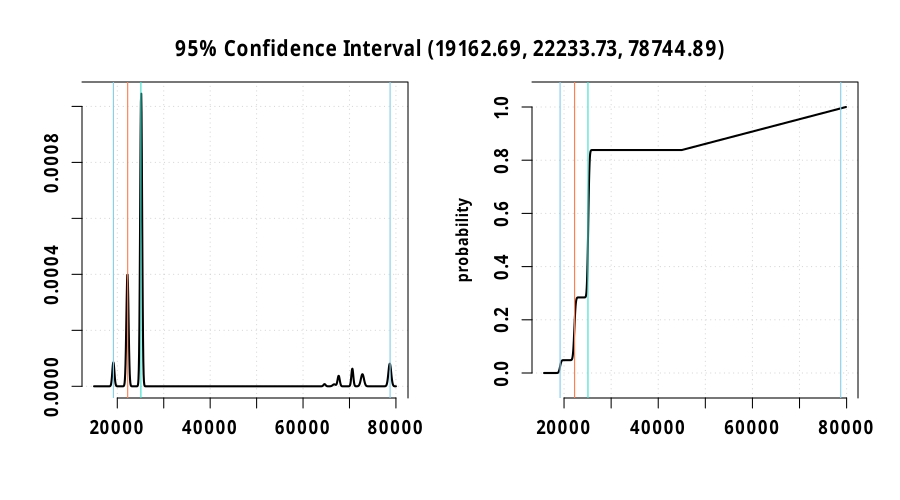

Write R code to recreate this figure.
rm(list = ls(all.names = TRUE)) #will clear all objects includes hidden objects.
# load libraries
options("StartupBanner" = "off")
options(expressions = 500000) #increase the limit on the number of nested expressions that will be evaluated
library("distr")
library("distrEx")
library("rlang") # required for environment functions
library(llvm)
distroptions("WarningArith" = FALSE)
set.seed(100)

# max loop number(less than or equal to)
max_loop <- 100000
restore.energy <- distr::Norm(11024.3, 30) # nj
restore.timing <- distr::Norm(8409.47, 0.01) # us


block.entry <- env(
  name = "entry",
  preds = list(),
  succs = list("checkpoint.1"),
  energy = "E(classify, entry)",
  timing = "T(classify, entry)",
  insts = list(
    list("sym$\"data.addr\" <- alloca(\"i16\")", "nop", "E(alloca)", "T(alloca)"),
    list("sym$\"result\" <- alloca(\"i16\")", "nop", "E(alloca)", "T(alloca)"),
    list("store(sym$\"data\", sym$\"data.addr\")", "nop", "E(store)", "T(store)"),
    list("store(-1, sym$\"result\")", "nop", "E(store)", "T(store)"),
    list("br(checkpoint.1)", "nop", "E(br)", "T(br)")))

block.checkpoint.1 <- env(
  name = "checkpoint.1",
  preds = list("entry"),
  succs = list("if.then", "if.else"),
  energy = "E(classify, checkpoint.1)",
  timing = "T(classify, checkpoint.1)",
  insts = list(
    list("checkpoint()", "nop", "E(call) + distr::Norm(14560, 20)", "T(call) + distr::Norm(8517.05, 0.01)"),
    list("sym$\"0\" <- load(sym$\"data.addr\")", "nop", "E(load)", "T(load)"),
    list("sym$\"cmp\" <- icmp(slt, sym$\"0\", 21)", "nop", "E(icmp)", "T(icmp)"),
    list("br(if.then, if.else, sym$\"cmp\")", "{if (is(sym$\"0\", \"Distribution\")) sym$\"0\" <- add(sym$\"cmp\", 21)};store(sym$\"0\", sym$\"data.addr\"); ", "E(br)", "T(br)")))

block.if.then <- env(
  name = "if.then",
  preds = list("checkpoint.1"),
  succs = list("if.end4"),
  energy = "E(classify, if.then)",
  timing = "T(classify, if.then)",
  insts = list(
    list("if(checkpoint.1) {sym$\"cmp\" <- sym$\"cmp.true\"; {if (is(sym$\"0\", \"Distribution\")) sym$\"0\" <- add(sym$\"cmp\", 21)};store(sym$\"0\", sym$\"data.addr\"); };", "nop", "0", "0"),
    list("sym$\"1\" <- load(sym$\"data.addr\")", "nop", "E(load)", "T(load)"),
    list("store(1, sym$\"result\")", "nop", "E(store)", "T(store)"),
    list("br(if.end4)", "nop", "E(br)", "T(br)")))

block.if.else <- env(
  name = "if.else",
  preds = list("checkpoint.1"),
  succs = list("if.then2", "if.else3"),
  energy = "E(classify, if.else)",
  timing = "T(classify, if.else)",
  insts = list(
    list("if(checkpoint.1) {sym$\"cmp\" <- sym$\"cmp.false\"; {if (is(sym$\"0\", \"Distribution\")) sym$\"0\" <- add(sym$\"cmp\", 21)};store(sym$\"0\", sym$\"data.addr\"); };", "nop", "0", "0"),
    list("sym$\"2\" <- load(sym$\"data.addr\")", "nop", "E(load)", "T(load)"),
    list("sym$\"cmp1\" <- icmp(sgt, sym$\"2\", 27)", "nop", "E(icmp)", "T(icmp)"),
    list("br(if.then2, if.else3, sym$\"cmp1\")", "{if (is(sym$\"2\", \"Distribution\")) sym$\"2\" <- add(sym$\"cmp1\", 27)};store(sym$\"2\", sym$\"data.addr\"); ", "E(br)", "T(br)")))

block.if.then2 <- env(
  name = "if.then2",
  preds = list("if.else"),
  succs = list("if.end"),
  energy = "E(classify, if.then2)",
  timing = "T(classify, if.then2)",
  insts = list(
    list("if(if.else) {sym$\"cmp1\" <- sym$\"cmp1.true\"; {if (is(sym$\"2\", \"Distribution\")) sym$\"2\" <- add(sym$\"cmp1\", 27)};store(sym$\"2\", sym$\"data.addr\"); };", "nop", "0", "0"),
    list("store(0, sym$\"result\")", "nop", "E(store)", "T(store)"),
    list("br(if.end)", "nop", "E(br)", "T(br)")))

block.if.else3 <- env(
  name = "if.else3",
  preds = list("if.else"),
  succs = list("if.end"),
  energy = "E(classify, if.else3)",
  timing = "T(classify, if.else3)",
  insts = list(
    list("if(if.else) {sym$\"cmp1\" <- sym$\"cmp1.false\"; {if (is(sym$\"2\", \"Distribution\")) sym$\"2\" <- add(sym$\"cmp1\", 27)};store(sym$\"2\", sym$\"data.addr\"); };", "nop", "0", "0"),
    list("br(if.end)", "nop", "E(br)", "T(br)")))

block.if.end <- env(
  name = "if.end",
  preds = list("if.else3", "if.then2"),
  succs = list("if.end4"),
  energy = "E(classify, if.end)",
  timing = "T(classify, if.end)",
  insts = list(
    list("br(if.end4)", "nop", "E(br)", "T(br)")))

block.if.end4 <- env(
  name = "if.end4",
  preds = list("if.end", "if.then"),
  succs = list(),
  energy = "E(classify, if.end4)",
  timing = "T(classify, if.end4)",
  insts = list(
    list("checkpoint()", "nop", "E(call) + distr::Norm(14560, 20)", "T(call) + distr::Norm(8517.05, 0.01)"),
    list("sym$\"3\" <- load(sym$\"result\")", "nop", "E(load)", "T(load)"),
    list("path.return <<- c(path.return, ret(sym$\"3\")); if.end4 <- TRUE; if.end <- FALSE; if.then <- FALSE", "nop", "E(ret)", "T(ret)")))

preds <- list(list(), list(block.entry), list(block.checkpoint.1), list(block.checkpoint.1), list(block.if.else), list(block.if.else), list(block.if.else3, block.if.then2), list(block.if.end, block.if.then))
names(preds) <- c(block.entry$name, block.checkpoint.1$name, block.if.then$name, block.if.else$name, block.if.then2$name, block.if.else3$name, block.if.end$name, block.if.end4$name)

succs <- list(list(block.checkpoint.1), list(block.if.then, block.if.else), list(block.if.end4), list(block.if.then2, block.if.else3), list(block.if.end), list(block.if.end), list(block.if.end4), list())
names(succs) <- c(block.entry$name, block.checkpoint.1$name, block.if.then$name, block.if.else$name, block.if.then2$name, block.if.else3$name, block.if.end$name, block.if.end4$name)

edge_global <- as.list(rep(0, 9))
edge_local <- as.list(rep(0, 9))
edge_visited <- as.list(rep(0, 9))
names(edge_global) <- c("entry#checkpoint.1", "checkpoint.1#if.then", "checkpoint.1#if.else", "if.then#if.end4", "if.else#if.then2", "if.else#if.else3", "if.then2#if.end", "if.else3#if.end", "if.end#if.end4")
names(edge_local) <- c("entry#checkpoint.1", "checkpoint.1#if.then", "checkpoint.1#if.else", "if.then#if.end4", "if.else#if.then2", "if.else#if.else3", "if.then2#if.end", "if.else3#if.end", "if.end#if.end4")
names(edge_visited) <- c("entry#checkpoint.1", "checkpoint.1#if.then", "checkpoint.1#if.else", "if.then#if.end4", "if.else#if.then2", "if.else#if.else3", "if.then2#if.end", "if.else3#if.end", "if.end#if.end4")

freq <- as.list(rep("0", 8))
names(freq) <- c(block.entry$name, block.checkpoint.1$name, block.if.then$name, block.if.else$name, block.if.then2$name, block.if.else3$name, block.if.end$name, block.if.end4$name)

visited <- as.list(rep(0, 8))
names(visited) <- c(block.entry$name, block.checkpoint.1$name, block.if.then$name, block.if.else$name, block.if.then2$name, block.if.else3$name, block.if.end$name, block.if.end4$name)

color <- as.list(rep("white", 8))
names(color) <- c(block.entry$name, block.checkpoint.1$name, block.if.then$name, block.if.else$name, block.if.then2$name, block.if.else3$name, block.if.end$name, block.if.end4$name)

total_visit <- as.list(rep(0, 8))
names(total_visit) <- c(block.entry$name, block.checkpoint.1$name, block.if.then$name, block.if.else$name, block.if.then2$name, block.if.else3$name, block.if.end$name, block.if.end4$name)

.function <- list(
  name = "classify",
  formals = list("sym$\"data\" <- Mixing(Binom(40, 0.4), 15 + Binom(30, 0.6), mixCoeff = c(0.7, 0.3))"),
  initials = list("entry <- FALSE; checkpoint.1 <- FALSE; if.then <- FALSE; if.else <- FALSE; if.then2 <- FALSE; if.else3 <- FALSE; if.end <- FALSE; if.end4 <- FALSE"),
  globals = list(),
  types = list(),
  blocks = list(block.entry, block.checkpoint.1, block.if.then, block.if.else, block.if.then2, block.if.else3, block.if.end, block.if.end4))

# Capacitor Thresholds
min_cap <- 520200 * 2 #nj
max_cap <- 781250 * 2 #nj

# 2 mF capacitance 40 cm distance profile
harvesting_time <- 20000 # us

# Create output file
profile <- paste0(".output/", .function$name, ".profile")
file.create(profile, showWarnings = FALSE, recursive = TRUE)

clone <- function(env) {
  newenv <- rlang::env_clone(env)
  newenv$stack <- rlang::env_clone(env$stack)
  newenv$heap <- rlang::env_clone(env$heap)
  newenv$global <- rlang::env_clone(env$global)
  newenv$nv <- rlang::env_clone(env$nv)
  newenv$sym <- rlang::env_clone(env$sym)
  newenv$typ <- rlang::env_clone(env$typ)
  newenv$memptrs <- rlang::env_clone(env$memptrs)
  return(newenv)
}

library("dequer") # required for an efficient implementation of stack

DFS <- function(prev, v, path, prob, visited, edge_visited, env, t, e, p) {
  nodes <- stack()
  dequer::push(nodes, list(prev, v, path, prob, visited, edge_visited, env, t, e, p))
  while (length(nodes)) {
    node <- dequer::pop(nodes)
    prev <- node[[1]]; v <- node[[2]]; path <- node[[3]]; prob <- node[[4]];
    visited <- node[[5]]; edge_visited <- node[[6]]; env <- node[[7]]; t <- node[[8]]; p <- node[[10]]
    #  mark v visited
    visited[[v$name]] <- visited[[v$name]] + 1
    color[v$name] <<- "gray"
    # add blockname to the path
    path <- paste0(path, "%", v$name)
    # initialize current block
    .block <<- v
    cat(v$name, "\n")
    # eval path probability
    if (length(prev)) {
      expr <- paste0(prev$name, "_", v$name)
      value <- eval(parse(text = expr), envir = env)
      out <- paste0(prev$name, "#", v$name)
      edge_visited[[out]] <- edge_visited[[out]] + 1
      # print(paste0(out, " = ", value))
      prob <- paste0(prob, "*", value)
      p <- p * value
    }
    # add block timing to total timing
    t <- t + eval(parse(text = v$timing), envir = env)
    e <- e + eval(parse(text = v$energy), envir = env)
    # execute block's instructions
    for (inst in v$insts) {
      if (substr(inst[1], 1, 6) == "memcpy") {
        e <- e + eval(parse(text = inst[3]), envir = env)
        t <- t + eval(parse(text = inst[4]), envir = env)
      }
      eval(parse(text = inst[1]), envir = env)
    }
    # for each successor v' of v { fs
    for (i in seq_along(succs[[v$name]])) {
      # if v' not yet visited and prob is greater than 0 {
      if (length(succs[[v$name]][[i]])) {
        expr <- paste0(v$name, "_", succs[[v$name]][[i]]$name)
        value <- eval(parse(text = expr), envir = env)
        if (value > 0 && all(visited <= max_loop)) {
          # if (i == 1) clone <- env # to be more efficient
          # else
          clone_env <- clone(env) # don't create unnecessary envs.
          dequer::push(nodes, list(v, succs[[v$name]][[i]], path, prob, visited, edge_visited, clone_env, t, e, p))
        }
      }
    }
    #
    if (!length(succs[[v$name]])) {
      color[v$name] <<- "black"
      #p <- eval(parse(text = prob), envir = env)
      path.prob <<- c(path.prob, p) # TODO: is rounding good here?
      if (is.numeric(t)) t <- distr::DiscreteDistribution(t)
      path.timing <<- c(path.timing, t)
      line <- paste0(path, ":", prob, "=", p)
      write(line, file = profile, append = TRUE)
      for (i in seq_along(visited)) {
        if (visited[[i]] != 0) {
          # collect frequency as percentage
          freq[names(visited)[i]] <<- paste0(freq[names(visited)[i]], "+", p)
          total_visit[[names(visited)[i]]] <<- total_visit[[names(visited)[i]]] + visited[[i]]
        }
      }
      for (i in seq_along(edge_visited)) {
        if (edge_visited[[i]] != 0) {
          edge_global[i] <<- paste0(edge_global[i], "+", p)
          edge_local[[i]] <<- edge_local[[i]] + edge_visited[[i]]
        }
      }
    }
  }
}

path.return <- vector()
path.prob <- vector()
path.energy <- vector()
path.timing <- vector()

.block <- env()
env <- env()
source(".output/meta.R", local = env)
source(".output/model.conf.R", local = env)
# eval function parameters
eval(parse(text = .function$types), envir = env)
eval(parse(text = .function$globals), envir = env)
eval(parse(text = .function$formals), envir = env)
eval(parse(text = .function$initials), envir = env)
# run the machine
initial_t <- 0
initial_e <- 0
system.time(DFS(list(), .function$blocks[[1]], "", "1", visited, edge_visited, env, initial_t, initial_e, 1))

prob_global_file <- paste0(".output/", .function$name, ".global.prob")
file.create(prob_global_file, showWarnings = FALSE, recursive = TRUE)
for (i in seq_along(edge_global)) {
  p <- eval(parse(text = edge_global[i]))
  line <- paste0(names(edge_global)[i], ": [", edge_local[[i]], "] = ", p)
  write(line, file = prob_global_file, append = TRUE)
  #print(line)
}

prob_local_file <- paste0(".output/", .function$name, ".local.prob")
file.create(prob_local_file, showWarnings = FALSE, recursive = TRUE)
for (i in seq_along(edge_local)) {
  edge_name <- names(edge_local)[i] # edge's name
  block <- unlist(strsplit(edge_name, "#"))[1] # block's name
  if (total_visit[[block]] != 0)
    p <- edge_local[[i]] / total_visit[[block]]
  else
    p <- edge_local[[i]]
  line <- paste0(edge_name, ": [", edge_local[i], "] = ", p)
  write(line, file = prob_local_file, append = TRUE)
  #print(line)
}

freq_file <- paste0(".output/", .function$name, ".freq")
file.create(freq_file, showWarnings = FALSE, recursive = TRUE)
for (i in seq_along(freq)) {
  f <- eval(parse(text = freq[i]))
  line <- paste0(names(freq)[i], ": [", total_visit[[i]], "] = ", f)
  write(line, file = freq_file, append = TRUE)
  #print(line)
}

#for (i in seq_along(color)) {
#  print(paste0(names(color)[i], " = ", color[i]))
#}
# return plot
opar <- par()
path.return.mixture <- distr::UnivarMixingDistribution(Dlist = path.return, mixCoeff = path.prob)
returnPlot <- paste0(".dots/return/", .function$name, ".svg")
dir.create(dirname(returnPlot), showWarnings = FALSE, recursive = TRUE)
svg(returnPlot, width = 10.5, height = 3.5)
plot(path.return.mixture, to.draw.arg = c("d", "p", "q"), bty = "7",
     panel.first = grid(lwd = 1), lwd = 1, vertical = FALSE,
     col.points = c("red", "black"), cex.points = 1.8,
     inner = list(
       paste("Probability Function of", .function$name),
       paste("CDF of", .function$name),
       paste("Quantile Function of", .function$name)),
)
suppressWarnings(par(opar))
dev.off()
browseURL(paste0('file://', file.path(getwd(), returnPlot)))

# timing plot
opar <- par()
path.timing.mixture <- distr::UnivarMixingDistribution(Dlist = path.timing, mixCoeff = path.prob)
q1 <- distr::q(path.timing.mixture)(.025)
mn <- distrEx::E(path.timing.mixture)
md <- distrEx::median(path.timing.mixture)
q2 <- distr::q(path.timing.mixture)(.975)
rnd <- round(c(q1, mn, q2), 2)
lab <- paste0("95% Confidence Interval (", rnd[1], ", ", rnd[2], ", ", rnd[3], ")")
timingPlot <- paste0(".dots/timing/", .function$name, ".svg")
dir.create(dirname(timingPlot), showWarnings = FALSE, recursive = TRUE)
svg(timingPlot, width = 10.5, height = 3.5)
par(mfrow = c(1, 3))
plot(path.timing.mixture, mfColRow = FALSE, to.draw.arg = "d", bty = "7",
     panel.first = grid(lwd = 1), lwd = 1, vertical = FALSE,
     col.points = c("red", "black"), cex.points = 1.8,
     inner = list(paste("Probability Function Of", .function$name)))
abline(v = c(q1, md, mn, q2), col = c("skyblue", "turquoise", "coral", "skyblue"))
plot(path.timing.mixture, mfColRow = FALSE, to.draw.arg = "p", bty = "7",
     panel.first = grid(lwd = 1), lwd = 1, vertical = FALSE,
     col.points = c("red", "black"), cex.points = 1.8, xlab = "",
     inner = list(paste("CDF of", .function$name)))
title(xlab = lab)
abline(v = c(q1, md, mn, q2), col = c("skyblue", "turquoise", "coral", "skyblue"))
plot(path.timing.mixture, mfColRow = FALSE, to.draw.arg = "q", bty = "7",
     panel.first = grid(lwd = 1), lwd = 1, vertical = FALSE,
     col.points = c("red", "black"), cex.points = 1.8,
     inner = list(paste("Quantile Function of", .function$name)))
abline(h = c(q1, md, mn, q2), col = c("skyblue", "turquoise", "coral", "skyblue"))
suppressWarnings(par(opar))
dev.off()
browseURL(paste0('file://', file.path(getwd(), timingPlot)))

cat("\nTime @ 1 MHz (us)")
cat("\nName ", "Mean", "Sd")
cat("\n", .function$name, distrEx::E(path.timing.mixture), distrEx::sd(path.timing.mixture))

isCheckpoint <- function(block) {
  for (i in block$insts) {
    if (i[[1]] == "checkpoint()") {
      return(TRUE)
    }
  }
  return(FALSE)
}

path.timing.mixture <- 0

intermittent_analysis <- function() {
  restore.timing <- restore.timing + harvesting_time
  file <- readLines(profile)
  tt <- vector()
  pp <- vector()
  pf_path_counter <- 0
  for (i in seq_along(file)) {
    init_cap <- distr::Unif(min_cap, max_cap)
    path <- strsplit(file[i], ":")[[1]][[1]]
    # prob in the file
    prob <- as.double(strsplit(file[i], "=")[[1]][[2]])
    # blocks of the path
    blocks <- strsplit(path, "%")[[1]]
    blocks <- blocks[2:length(blocks)]
    cp_path_total_timing <- 0
    paths <- list(list("cap" = init_cap, "total_timing" = 0, "timing" = vector(), "energy" = 0, "pf_prob" = 1, "nopf_prob" = 1, "has_pf_path" = FALSE)) # "cap" = init_cap - checkpoint.energy,
    for (j in seq_along(blocks)) {
      cat(j, " ", blocks[[j]], "\n")
      block <- eval(parse(text = paste0("block.", blocks[[j]])))
      block_energy <- eval(parse(text = block$energy), envir = env)
      block_timing <- eval(parse(text = block$timing), envir = env)
      if (isCheckpoint(block) && j != 1) {
        cat("CHECKPOINT\n")
        # cp_path_total_timing <- cp_path_total_timing + checkpoint.timing
        for (c in seq_along(paths)) {
          if (paths[[c]]$nopf_prob == 0) {
            next
          }
          # for main path (without power failures path)
          if (length(paths[[c]]$timing) == 0) {
            paths[[c]]$timing <- cp_path_total_timing
            paths[[c]]$total_timing <- paths[[c]]$total_timing + paths[[c]]$timing
          }else {
            # add cp to cp total timing to timing vector for example power failure path
            paths[[c]]$timing <- lapply(paths[[c]]$timing, function(x) x + cp_path_total_timing)
            #TODO: normalize the pf_probs
            # sum all probs for coef
            totalpf <- sum(paths[[c]]$pf_prob)
            # calculate coef for all blocks
            coef <- 1 / totalpf
            # multiply all block power failure prob with coef
            paths[[c]]$pf_prob <- paths[[c]]$pf_prob * coef
            # mix cp to cp path timing totals
            path.timing.mixture <- distr::UnivarMixingDistribution(Dlist = paths[[c]]$timing, mixCoeff = paths[[c]]$pf_prob)
            paths[[c]]$total_timing <- paths[[c]]$total_timing + path.timing.mixture
          }
          # init cp to cp timing and prob vector
          paths[[c]]$timing <- vector()
          paths[[c]]$pf_prob <- vector()
          # paths[[c]]$cap <- paths[[c]]$cap - checkpoint.energy
        }
        cp_path_total_timing <- 0
      }
      cp_path_total_timing <- cp_path_total_timing + block_timing
      for (p in seq_along(paths)) {
        if (paths[[p]]$nopf_prob == 0) {
          next
        }
        # current vertex' energy subtract from the  current capacitor total energy
        paths[[p]]$cap <- paths[[p]]$cap - block_energy
        # probability of cur_cap < min_cap so power failure prob
        pf_prob <- round(distr::p(paths[[p]]$cap)(min_cap), 3)
        # 1 - power failure prob = no power failure path (main path) prob
        paths[[p]]$nopf_prob <- round(paths[[p]]$nopf_prob * (1 - pf_prob), 3)
        # if power failure probability > 0
        if (pf_prob > 0) {
          if (!paths[[p]]$has_pf_path) {
            pf_path_counter <- pf_path_counter + 1
            paths[[p]]$has_pf_path <- TRUE
            # harvesting time in restore timing
            pf_timing <- paths[[p]]$total_timing + restore.timing
            cap_init <- max_cap - restore.energy
            timing <- append(vector(), cp_path_total_timing)
            # add new power failure path to path list with initial values
            paths <- append(paths, list(list("cap" = cap_init, "total_timing" = pf_timing, "timing" = timing, "energy" = vector(), "pf_prob" = pf_prob, "nopf_prob" = 1, "has_pf_path" = FALSE)))
          }else {
            pf_path_counter <- pf_path_counter + 1
            paths[[p + 1]]$timing <- append(paths[[p + 1]]$timing, cp_path_total_timing)
            paths[[p + 1]]$pf_prob <- append(paths[[p + 1]]$pf_prob, pf_prob)
          }
        }
      }
    }
    timing_vec <- vector()
    prob_vec <- vector()
    for (c in seq_along(paths)) {
      # if timing is empty, need to append local total because you cant add to empty vector
      if (length(paths[[c]]$timing) == 0) {
        paths[[c]]$timing <- append(paths[[c]]$timing, cp_path_total_timing)
      }else {
        paths[[c]]$timing <- lapply(paths[[c]]$timing, function(x) x + cp_path_total_timing)
      }
      if (length(paths[[c]]$timing) > 1) {
        #TODO: normalize the pf_probs
        # sum all probs for coef
        totalpf <- sum(paths[[c]]$pf_prob)
        # calculate coef for all blocks
        coef <- 1 / totalpf
        # multiply all block power failure prob with coef
        paths[[c]]$pf_prob <- paths[[c]]$pf_prob * coef
        # mix cp to cp path timing totals
        path.timing.mixture <- distr::UnivarMixingDistribution(Dlist = paths[[c]]$timing, mixCoeff = paths[[c]]$pf_prob)
        paths[[c]]$total_timing <- paths[[c]]$total_timing + path.timing.mixture
      }
      else {
        paths[[c]]$total_timing <- paths[[c]]$total_timing + paths[[c]]$timing[[1]]
      }
      if (c > 1) {
        # this paths probability is previous paths (1 - no power failure path prob)
        paths[[c]]$nopf_prob <- paths[[c]]$nopf_prob * (1 - paths[[c - 1]]$nopf_prob)
        timing_vec <- c(timing_vec, paths[[c]]$total_timing)
        prob_vec <- c(prob_vec, paths[[c]]$nopf_prob)
      }else {
        timing_vec <- c(timing_vec, paths[[c]]$total_timing)
        prob_vec <- c(prob_vec, paths[[c]]$nopf_prob)
      }
    }
    while (!is.na(match(0, prob_vec))) {
      i <- match(0, prob_vec)
      prob_vec <- prob_vec[-i]
      timing_vec <- timing_vec[-i]
    }
    path.timing.mixture <- distr::UnivarMixingDistribution(Dlist = timing_vec, mixCoeff = prob_vec)
    tt <- c(tt, path.timing.mixture)
    pp <- c(pp, prob)
  }
  cat("PF PATH COUNT: ", pf_path_counter, "\n")
  path.timing.mixture <<- distr::UnivarMixingDistribution(Dlist = tt, mixCoeff = pp)
}

system.time(intermittent_analysis())
opar <- par()
q1 <- distr::q(path.timing.mixture)(.025)
mn <- distrEx::E(path.timing.mixture)
md <- distrEx::median(path.timing.mixture)
q2 <- distr::q(path.timing.mixture)(.975)
rnd <- round(c(q1, mn, q2), 2)
lab <- paste0("95% Confidence Interval (", rnd[1], ", ", rnd[2], ", ", rnd[3], ")")
################################################
timingPlot <- paste0("Plots/", .function$name, ".intermittent.2mF.1MHz.Variant1.pdf")
dir.create(dirname(timingPlot), showWarnings = FALSE, recursive = TRUE)
# systemfonts::match_font("Fira Sans", bold = TRUE)
extrafont::loadfonts()
pdf(timingPlot, width = 9, height = 5, family = "Fira Sans")
par(mfrow = c(1, 2))
plot(path.timing.mixture, font = 2, font.lab = 2, font.main = 2, cex = 1.1, fontfamily = "Fira Sans", mfColRow = FALSE, to.draw.arg = "d", bty = "7",
     panel.first = grid(lwd = 1.1), lwd = 2, vertical = FALSE, xlab = "", cex.axis = 1.2,
     col.points = c("red", "black"), cex.points = 1.8, ylab = "", inner = "", xlim = c(15000, 80000)
     # inner = list(paste("Probability Function Of", .function$name))
)
abline(v = c(q1, md, mn, q2), lwd = 1.1, col = c("skyblue", "turquoise", "coral", "skyblue"))
plot(path.timing.mixture, font = 2, font.lab = 2, font.main = 2, cex = 1.1, fontfamily = "Fira Sans", mfColRow = FALSE, to.draw.arg = "p", bty = "7",
     panel.first = grid(lwd = 1.1), lwd = 2, vertical = FALSE, inner = "", cex.axis = 1.2,
     col.points = c("red", "black"), cex.points = 1.8, xlab = "", ylab = "probability",
     # inner = list(paste("CDF of", .function$name))
)
abline(v = c(q1, md, mn, q2), lwd = 1.1, col = c("skyblue", "turquoise", "coral", "skyblue"))
# title(xlab = lab, font = 2, font.lab = 2, font.main = 2, family = "Fira Sans", cex.lab = 1.1)
mtext(lab, side = 3, line = -3, outer = TRUE, font = 2, font.lab = 2, font.main = 2, family = "Fira Sans", cex = 1.3)
# plot(path.timing.mixture, font = 2, font.lab = 2, font.main = 2, mfColRow = FALSE, to.draw.arg = "q", bty = "7",
#      panel.first = grid(lwd = 1.1), lwd = 2, vertical = FALSE,
#      col.points = c("red", "black"), cex.points = 1.8, inner = "", #ylab = "")
# )
abline(h = c(q1, md, mn, q2), lwd = 1.1, col = c("skyblue", "turquoise", "coral", "skyblue"))
suppressWarnings(par(opar))
dev.off()
# browseURL(paste0('file://', file.path(getwd(), timingPlot)))
################################################
cat("\nTime @ 1 MHz (us)")
cat("\nName ", "Mean", "Sd")
cat("\n", .function$name, distr::mean(path.timing.mixture), distrEx::sd(path.timing.mixture))
cat("\n")
distr::p(path.timing.mixture)(20000)
cat("\n")
distr::p(path.timing.mixture)(40000)
cat("\n")

cat("95\n")
round(distr::q(path.timing.mixture)(.025) * 0.001, 1)
cat("\n")
round(distr::q(path.timing.mixture)(.975) * 0.001, 1)
cat("90\n")
round(distr::q(path.timing.mixture)(.05) * 0.001, 1)
cat("\n")
round(distr::q(path.timing.mixture)(.95) * 0.001, 1)
cat("80\n")
round(distr::q(path.timing.mixture)(.1) * 0.001, 1)
cat("\n")
round(distr::q(path.timing.mixture)(.9) * 0.001, 1)
